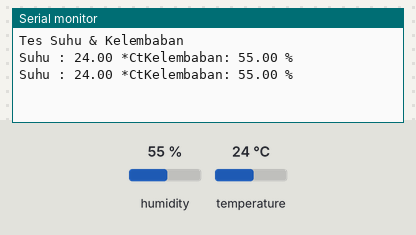
The sketch below on a simulated Arduino Uno, built with avr-gcc and run on an emulated ATmega328P. On the bench: the last lines printed to the serial monitor. The test bench sets the inputs (shaded band); at power-on: humidity 55 %, temperature 24 °C.

Above: at 4.8 s.
4.9 s: humidity set to 22 %
At 7.5 s:
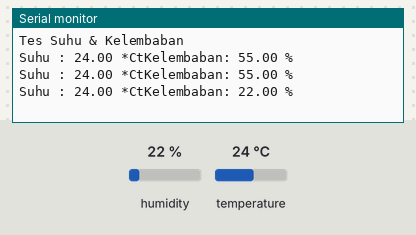
7.9 s: temperature set to 12 °C
At 8.7 s:
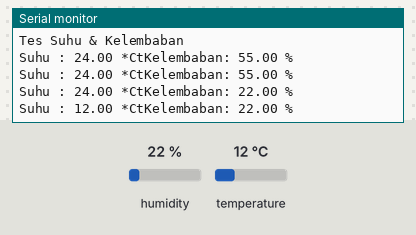
10.9 s: humidity set to 40 %
At 13.6 s:
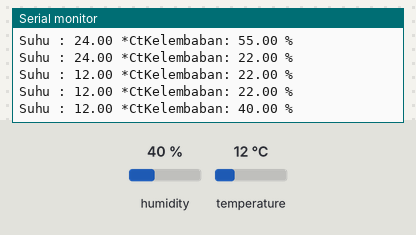
Timing chart, 0 to 15.1 s (numbered marks = the images above; inputs shaded):
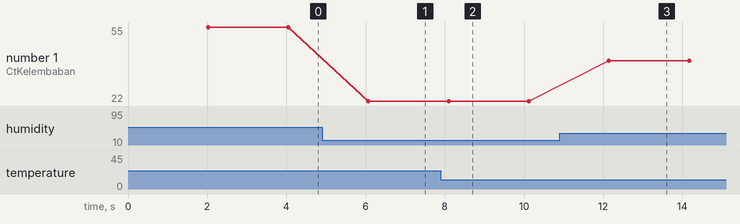

Measured:
- after the input at 4.9 s, the serial monitor: prints a new line after 1.2 s (image 1)
- after the input at 7.9 s, the serial monitor: prints a new line after 0.20 s (image 2)
- after the input at 10.9 s, the serial monitor: prints a new line after 1.2 s (image 3)
- plotted number 1: 55 → 22 after the input at 4.9 s, 22 → 40 after the input at 10.9 s

The sketch:

alarm.ino
```cpp
#include "DHT.h"

#define DHTPIN 2
#define DHTTYPE DHT11
DHT dht(DHTPIN, DHTTYPE);

void setup() {
  Serial.begin(9600);
  Serial.println("Tes Suhu & Kelembaban");
  dht.begin();
}

void loop() {
  delay(2000);
  float t = dht.readTemperature(); //suhu
  float h = dht.readHumidity(); //kelembaban

  if (isnan(t) || isnan(h)) {
    Serial.println("Periksa konfigurasi pin/kabelnya");
    Serial.println("Sensor tidak terbaca");
    return;
  }

  Serial.print("Suhu : ");
  Serial.print(t);
  Serial.print(" *Ct");
  Serial.print("Kelembaban: ");
  Serial.print(h);
  Serial.println(" %");
}
```
